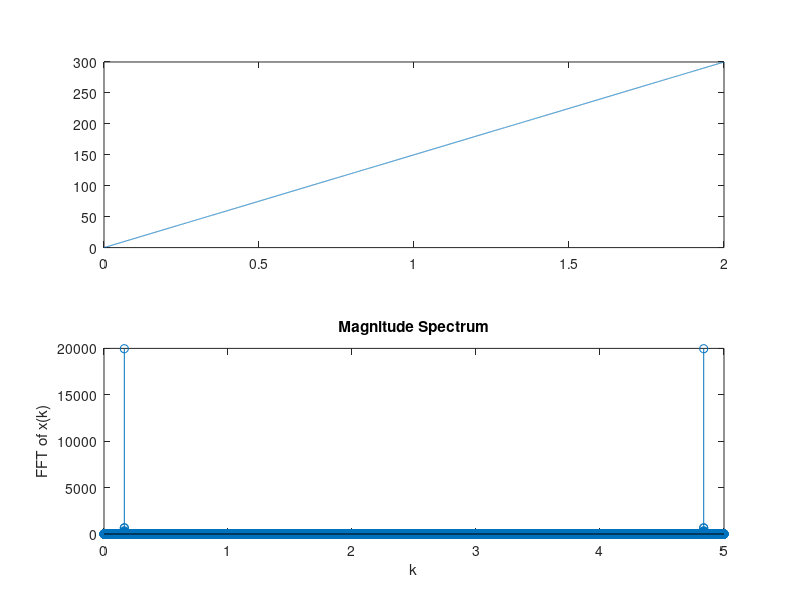

MATLAB code to generate this figure: (Note: this script raises an error after producing the figure.)
% Q1
a=0:(1/8000):2;
f=150*a;
x=sin(2*pi*f.*a);
subplot(2,1,1), plot(a,f)
subplot(2,1,2), plot(a,x)
audiowrite('sound1.wav',x,8000);
sound(x,8000);

% Q2
a=0:(1/8000):2;
f=150*a;
x=sin(2*pi*f.*a);
subplot(2,1,1), plot(a,f)
subplot(2,1,2), plot(a,x)

t=0:(1/8000):0.5;
    
v = [sin(262*2*pi*t), sin(294*2*pi*t)];
audiowrite('sound2.wav',v,8000);
sound(v,8000);


% sound c for 2secs
% ref:< http://www.csun.edu/~hcmth017/notes/node11.html
% % t=linspace(0,2,20000);
% % y=sin(262*2*pi*t);
% % sound(y,10000);
% % yy=sin(294*2*pi*t);
% % sound(yy,10000);
% % audiowrite('soundc.wav',y,8000);


% % freq = [262 294 330 349 392 440 494 523];
% % 
% % for kk = 1:length(freq)
% %     curfreq = freq(kk);
% %     disp(curfreq)
% %     t=linspace(0,2,20000);
% %     y=sin(curfreq*2*pi*t);
% %     sound(y,10000);
% %     pause(0.5);
% % end
fs = 16000; % for 4000, 8000, 16000 sound same because sound is not distortaed
freq = [262 294 330 349 392 440 494 523];
for kk = 1:length(freq)
    curfreq = freq(kk);
    disp(curfreq)
    t=0:(1/fs):0.5;
    y=sin(curfreq*2*pi*t);
    sound(y,fs);
    pause(0.5);
end

% q2 1
t=0:(1/8000):0.5;
myVector = [sin(262*2*pi*t) sin(294*2*pi*t) sin(330*2*pi*t) sin(349*2*pi*t) sin(392*2*pi*t) sin(440*2*pi*t) sin(494*2*pi*t) sin(523*2*pi*t)];
audiowrite('Cscale.wav',myVector,8000);
sound(myVector,8000);

%q2 2 hears fone as expected

% q2 3
[y,fs]=audioread('Cscale.wav');
sound(y,fs);
sound(y,4000);% sound low pitch and slower rate than fs=8000 bcs it collects less samples per sec
sound(y,16000); % sound high pitch and faster rate than fs=8000 bcs it collects more samples per sec

% other way to do it
t=0:(1/4000):0.5;
myVector = [sin(262*2*pi*t) sin(294*2*pi*t) sin(330*2*pi*t) sin(349*2*pi*t) sin(392*2*pi*t) sin(440*2*pi*t) sin(494*2*pi*t) sin(523*2*pi*t)];
% audiowrite('Cscale.wav',myVector,8000);
sound(myVector,4000); % sound low pitch and slower rate than fs=8000 bcs it collects less samples per sec

t=0:(1/16000):0.5;
myVector = [sin(262*2*pi*t) sin(294*2*pi*t) sin(330*2*pi*t) sin(349*2*pi*t) sin(392*2*pi*t) sin(440*2*pi*t) sin(494*2*pi*t) sin(523*2*pi*t)];
% audiowrite('Cscale.wav',myVector,8000);
sound(myVector,16000); % sound high pitch and faster rate than fs=8000 bcs it collects more samples per sec

% if change both t interval 1/fs and sound to play given fs ..sound will remain the same.

% ref https://sites.google.com/site/ecte906ofzkk/lab-exercises/lab-05
% % keys = [40 42 44 45 47 49 51 52];
% % freq = [262 294 330 349 392 440 494 523];
% % dur = 0.25*ones(1,length(keys));
% % fs = 11025;
% % xx = zeros(1,sum(dur)*fs+1);
% % n1 = 1;
% % for kk = 1:length(keys)
% %     keynum = keys(kk);
% %     dur1 = dur(kk);
% %     tone = key2note(xx,keynum,dur1);
% %     n2 = n1+length(tone)-1;
% %     xx(n1:n2) = xx(n1:n2)+tone;
% %     n1=n2;
% % end
% % 
% % audiowrite('sound2.wav',xx,8000);
% % soundsc(xx,fs);

% q2 4)
[y,fs]=audioread('Cscale.wav');
z = zeros(1,length(y));
z = flipud(y)
audiowrite('CscaleZ.wav',z,fs);

% reverse scale C B A G F E D C from high to low frequncy sound

% for k = 1: length(y)
%    Z(k)=y(-k) 
% end

% Q3
% ref : https://www.mathworks.com/help/matlab/ref/audiowrite.html

% q3 1

t=0:(1/8000):5;
f=262;
xk=sin(2*pi*f*t);
audiowrite('Cmajor1.wav',xk,8000);
sound(xk,8000);

fftxk = fft(xk);

% plot the magnitude response
stem(t,abs(fftxk))
xlabel('k');
ylabel('FFT of x(k)');
title('Magnitude Spectrum');
yline(262,'--k','Frequency of C major ~ 262')

t=0:(1/8000):5;
f=262;
xk=sin(2*pi*f.*t);
fftxk = fft(xk);

% plot the magnitude response
plot(t,abs(fftxk))
yline(262,'--k','262')

% q3 2
[y,fs]=audioread('Cmajor1.wav');
audioinfo('Cmajor1.wav')

% Y is single or double because they are normalized and in the range of -1 and 1
% proof by 
plot(y)
ylabel('range of y -1 to 1');


% q3 3
t=0:(1/8000):2;
f=262;
xk=20*sin(2*pi*f.*t);
subplot(2,1,1), plot(t,f)
subplot(2,1,2), plot(t,xk)
audiowrite('Cmajor2.wav',xk,8000);

% % yes warning
% Warning: Data clipped when writing file. 
% > In audiowrite>clipInputData (line 470)
% In audiowrite (line 241) 


% q3 4
[cy1,fs1]=audioread('Cmajor1.wav');
[cy2,fs2]=audioread('Cmajor2.wav');

sound(cy1,fs1);
sound(cy2,fs2);

t=0:(1/8000):2;
subplot(2,1,1), plot(t,20*sin(2*pi*f.*t))
xlabel('t');
ylabel('cy2');
title('CY2 with peak magnitude of 20');
subplot(2,1,2), plot(t,sin(2*pi*f.*t))
xlabel('t');
ylabel('cy1');
title('CY1 with peak magnitude of 1');
%-----------
t=0:(1/8000):2;
subplot(2,1,1), plot(cy1)
xlabel('t');
ylabel('cy1');
title('CY1 with peak magnitude of 1');
subplot(2,1,2), plot(cy2)
xlabel('t');
ylabel('cy2');
title('CY2 with peak magnitude of 20');
%-----------
% different sounds
% in cy2 all the values greater than 1 and less than -1 is cut and that
% explained the warning given when saving into a wav file

% q3 5

subplot(2,1,1),plot(abs(fft(cy1)))
xlabel('k');
ylabel('FFT of CY1');
title('Magnitude Response of CY1');

subplot(2,1,2),plot(abs(fft(cy2)))
xlabel('k');
ylabel('FFT of CY2');
title('Magnitude Response of CY2');

% % cy2 has multiple small spikes between 

% q3 6
[y,fs]=audioread('sound1.wav');
audiowrite('sound2.wav',20*y,fs);

% % yes warning
% Warning: Data clipped when writing file. 
% > In audiowrite>clipInputData (line 470)
% In audiowrite (line 241) 

[y2,fs2]=audioread('sound2.wav');
sound(y,fs);
sound(y2,fs2);

% dont sound the same sound2 seems to have a wavy effect at the end, where sound1 is smooth

subplot(2,1,1),plot(y)
xlabel('k');
ylabel('y');
title('Magnitude Response of sound1');
subplot(2,1,2),plot(y2)
xlabel('k');
ylabel('y2');
title('Magnitude Response of sound2');